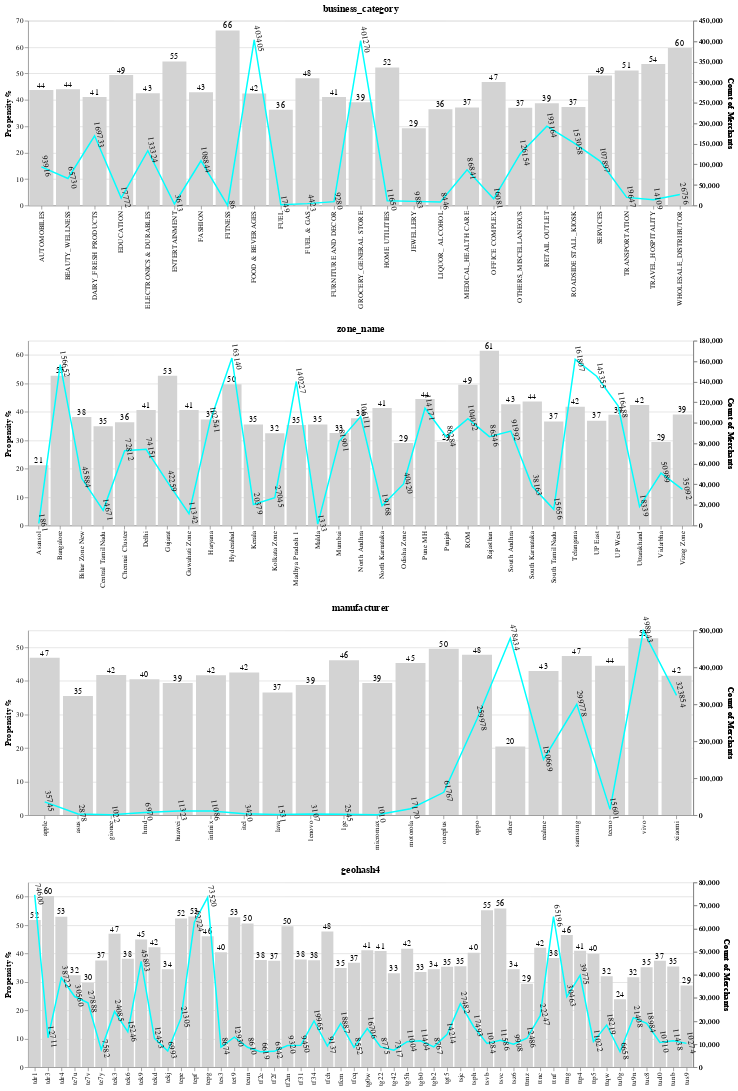

This figure's notebook cell:
### Code cell
cat1.properties(width = 900, height = 250)  & cat2.properties(width = 900, height = 250) & cat3.properties(width = 900, height = 250) & c.properties(width = 900, height = 250)

### Figure 1 — Vega-Lite specification as saved in the notebook (floating-point values rounded to 4 significant figures)
{"usermeta": {"embedOptions": {"theme": "fivethirtyeight"}}, "config": {"view": {"continuousWidth": 400, "continuousHeight": 300}}, "vconcat": [{"layer": [{"mark": {"type": "bar", "color": "lightgrey"}, "encoding": {"x": {"axis": {"title": ""}, "field": "business_category", "type": "nominal"}, "y": {"axis": {"title": "Propensity %"}, "field": "target", "type": "quantitative"}}}, {"mark": {"type": "text", "align": "center", "baseline": "middle", "dy": -6}, "encoding": {"text": {"field": "target", "format": "1.0d", "type": "quantitative"}, "x": {"axis": {"title": ""}, "field": "business_category", "type": "nominal"}, "y": {"axis": {"labels": false, "ticks": false, "title": ""}, "field": "target", "type": "quantitative"}}}, {"mark": {"type": "line", "color": "aqua"}, "encoding": {"x": {"axis": {"title": ""}, "field": "business_category", "type": "nominal"}, "y": {"field": "Count of Merchants", "type": "quantitative"}}}, {"mark": {"type": "text", "align": "center", "angle": 80, "baseline": "middle", "color": "black", "dy": -6}, "encoding": {"text": {"field": "Count of Merchants", "format": "1.0d", "type": "quantitative"}, "x": {"axis": {"title": ""}, "field": "business_category", "type": "nominal"}, "y": {"field": "Count of Merchants", "type": "quantitative"}}}], "data": {"name": "data-f1636b7d7f38d0c9c1b18281ce433597"}, "height": 250, "resolve": {"scale": {"y": "independent"}}, "title": "business_category", "width": 900}, {"layer": [{"mark": {"type": "bar", "color": "lightgrey"}, "encoding": {"x": {"axis": {"title": ""}, "field": "zone_name", "type": "nominal"}, "y": {"axis": {"title": "Propensity %"}, "field": "target", "type": "quantitative"}}}, {"mark": {"type": "text", "align": "center", "baseline": "middle", "dy": -6}, "encoding": {"text": {"field": "target", "format": "1.0d", "type": "quantitative"}, "x": {"axis": {"title": ""}, "field": "zone_name", "type": "nominal"}, "y": {"axis": {"labels": false, "ticks": false, "title": ""}, "field": "target", "type": "quantitative"}}}, {"mark": {"type": "line", "color": "aqua"}, "encoding": {"x": {"axis": {"title": ""}, "field": "zone_name", "type": "nominal"}, "y": {"field": "Count of Merchants", "type": "quantitative"}}}, {"mark": {"type": "text", "align": "center", "angle": 80, "baseline": "middle", "color": "black", "dy": -6}, "encoding": {"text": {"field": "Count of Merchants", "format": "1.0d", "type": "quantitative"}, "x": {"axis": {"title": ""}, "field": "zone_name", "type": "nominal"}, "y": {"field": "Count of Merchants", "type": "quantitative"}}}], "data": {"name": "data-2f2ffc687b28237a3b8e2d390bbbf4e3"}, "height": 250, "resolve": {"scale": {"y": "independent"}}, "title": "zone_name", "width": 900}, {"layer": [{"mark": {"type": "bar", "color": "lightgrey"}, "encoding": {"x": {"axis": {"title": ""}, "field": "manufacturer", "type": "nominal"}, "y": {"axis": {"title": "Propensity %"}, "field": "target", "type": "quantitative"}}}, {"mark": {"type": "text", "align": "center", "baseline": "middle", "dy": -6}, "encoding": {"text": {"field": "target", "format": "1.0d", "type": "quantitative"}, "x": {"axis": {"title": ""}, "field": "manufacturer", "type": "nominal"}, "y": {"axis": {"labels": false, "ticks": false, "title": ""}, "field": "target", "type": "quantitative"}}}, {"mark": {"type": "line", "color": "aqua"}, "encoding": {"x": {"axis": {"title": ""}, "field": "manufacturer", "type": "nominal"}, "y": {"field": "Count of Merchants", "type": "quantitative"}}}, {"mark": {"type": "text", "align": "center", "angle": 80, "baseline": "middle", "color": "black", "dy": -6}, "encoding": {"text": {"field": "Count of Merchants", "format": "1.0d", "type": "quantitative"}, "x": {"axis": {"title": ""}, "field": "manufacturer", "type": "nominal"}, "y": {"field": "Count of Merchants", "type": "quantitative"}}}], "data": {"name": "data-97aee224a8b3eec562a3e57ee17c2f83"}, "height": 250, "resolve": {"scale": {"y": "independent"}}, "title": "manufacturer", "width": 900}, {"layer": [{"mark": {"type": "bar", "color": "lightgrey"}, "encoding": {"x": {"axis": {"title": ""}, "field": "geohash4", "type": "nominal"}, "y": {"axis": {"title": "Propensity %"}, "field": "target", "type": "quantitative"}}}, {"mark": {"type": "text", "align": "center", "baseline": "middle", "dy": -6}, "encoding": {"text": {"field": "target", "format": "1.0d", "type": "quantitative"}, "x": {"axis": {"title": ""}, "field": "geohash4", "type": "nominal"}, "y": {"axis": {"labels": false, "ticks": false, "title": ""}, "field": "target", "type": "quantitative"}}}, {"mark": {"type": "line", "color": "aqua"}, "encoding": {"x": {"axis": {"title": ""}, "field": "geohash4", "type": "nominal"}, "y": {"field": "Count of Merchants", "type": "quantitative"}}}, {"mark": {"type": "text", "align": "center", "angle": 80, "baseline": "middle", "color": "black", "dy": -6}, "encoding": {"text": {"field": "Count of Merchants", "format": "1.0d", "type": "quantitative"}, "x": {"axis": {"title": ""}, "field": "geohash4", "type": "nominal"}, "y": {"field": "Count of Merchants", "type": "quantitative"}}}], "data": {"name": "data-f84f4677baa3cdd1adbbc431b3a63f97"}, "height": 250, "resolve": {"scale": {"y": "independent"}}, "title": "geohash4", "width": 900}], "$schema": "https://vega.github.io/schema/vega-lite/v4.17.0.json", "datasets": {"data-f1636b7d7f38d0c9c1b18281ce433597": [{"business_category": "AUTOMOBILES", "target": 43.77, "Count of Merchants": 93916}, {"business_category": "BEAUTY_WELLNESS", "target": 43.98, "Count of Merchants": 65730}, {"business_category": "DAIRY_FRESH PRODUCTS", "target": 41.13, "Count of Merchants": 169733}, {"business_category": "EDUCATION", "target": 49.45, "Count of Merchants": 17772}, {"business_category": "ELECTRONICS & DURABLES", "target": 42.51, "Count of Merchants": 133324}, {"business_category": "ENTERTAINMENT", "target": 54.58, "Count of Merchants": 3613}, {"business_category": "FASHION", "target": 42.86, "Count of Merchants": 108844}, {"business_category": "FITNESS", "target": 66.28, "Count of Merchants": 86}, {"business_category": "FOOD & BEVERAGES", "target": 42.45, "Count of Merchants": 403405}, {"business_category": "FUEL", "target": 36.25, "Count of Merchants": 1749}, {"business_category": "FUEL & GAS", "target": 48.23, "Count of Merchants": 4423}, {"business_category": "FURNITURE AND DECOR", "target": 41.13, "Count of Merchants": 9280}, {"business_category": "GROCERY_GENERAL STORE", "target": 39.14, "Count of Merchants": 401270}, {"business_category": "HOME UTILITIES", "target": 52.28, "Count of Merchants": 11650}, {"business_category": "JEWELLERY", "target": 29.26, "Count of Merchants": 9883}, {"business_category": "LIQUOR_ ALCOHOL", "target": 36.41, "Count of Merchants": 8446}, {"business_category": "MEDICAL_HEALTH CARE", "target": 37.14, "Count of Merchants": 86841}, {"business_category": "OFFICE COMPLEX", "target": 46.74, "Count of Merchants": 16081}, {"business_category": "OTHERS_MISCELLANEOUS", "target": 36.98, "Count of Merchants": 126154}, {"business_category": "RETAIL OUTLET", "target": 38.73, "Count of Merchants": 193164}, {"business_category": "ROADSIDE STALL_KIOSK", "target": 37.29, "Count of Merchants": 153058}, {"business_category": "SERVICES", "target": 49.22, "Count of Merchants": 107897}, {"business_category": "TRANSPORTATION", "target": 51.16, "Count of Merchants": 19647}, {"business_category": "TRAVEL_HOSPITALITY", "target": 53.58, "Count of Merchants": 14109}, {"business_category": "WHOLESALE_DISTRIBUTOR", "target": 59.65, "Count of Merchants": 26756}], "data-2f2ffc687b28237a3b8e2d390bbbf4e3": [{"zone_name": "Asansol", "target": 21.17, "Count of Merchants": 1861}, {"zone_name": "Bangalore", "target": 52.68, "Count of Merchants": 156652}, {"zone_name": "Bihar Zone New", "target": 38.18, "Count of Merchants": 45884}, {"zone_name": "Central TamilNadu", "target": 34.91, "Count of Merchants": 14671}, {"zone_name": "Chennai Cluster", "target": 36.33, "Count of Merchants": 72812}, {"zone_name": "Delhi", "target": 40.65, "Count of Merchants": 74151}, {"zone_name": "Gujarat", "target": 52.63, "Count of Merchants": 42259}, {"zone_name": "Guwahati Zone", "target": 40.64, "Count of Merchants": 11342}, {"zone_name": "Haryana", "target": 37.27, "Count of Merchants": 102541}, {"zone_name": "Hyderabad", "target": 49.71, "Count of Merchants": 163140}, {"zone_name": "Kerala", "target": 35.47, "Count of Merchants": 20379}, {"zone_name": "Kolkata Zone", "target": 32.44, "Count of Merchants": 27045}, {"zone_name": "Madhya Pradesh 1", "target": 35.29, "Count of Merchants": 140227}, {"zone_name": "Malda", "target": 35.48, "Count of Merchants": 1333}, {"zone_name": "Mumbai", "target": 32.51, "Count of Merchants": 81901}, {"zone_name": "North Andhra", "target": 37.75, "Count of Merchants": 106111}, {"zone_name": "North Karnataka", "target": 41.28, "Count of Merchants": 19168}, {"zone_name": "Odisha Zone", "target": 29.0, "Count of Merchants": 40420}, {"zone_name": "Pune MH", "target": 44.47, "Count of Merchants": 114171}, {"zone_name": "Punjab", "target": 29.36, "Count of Merchants": 86284}, {"zone_name": "ROM", "target": 49.47, "Count of Merchants": 104052}, {"zone_name": "Rajasthan", "target": 61.44, "Count of Merchants": 86546}, {"zone_name": "South Andhra", "target": 42.6, "Count of Merchants": 91992}, {"zone_name": "South Karnataka", "target": 43.63, "Count of Merchants": 38163}, {"zone_name": "South TamilNadu", "target": 36.6, "Count of Merchants": 15656}, {"zone_name": "Telangana", "target": 41.79, "Count of Merchants": 161807}, {"zone_name": "UP East", "target": 36.86, "Count of Merchants": 145355}, {"zone_name": "UP West", "target": 38.93, "Count of Merchants": 116488}, {"zone_name": "Uttarakhand", "target": 42.38, "Count of Merchants": 18339}, {"zone_name": "Vidarbha", "target": 29.37, "Count of Merchants": 50989}, {"zone_name": "Vizag Zone", "target": 39.05, "Count of Merchants": 35092}], "data-97aee224a8b3eec562a3e57ee17c2f83": [{"manufacturer": "apple", "target": 46.81, "Count of Merchants": 35745}, {"manufacturer": "asus", "target": 35.44, "Count of Merchants": 2878}, {"manufacturer": "gionee", "target": 41.68, "Count of Merchants": 1022}, {"manufacturer": "hmd", "target": 40.46, "Count of Merchants": 6970}, {"manufacturer": "huawei", "target": 39.31, "Count of Merchants": 11323}, {"manufacturer": "infinix", "target": 41.63, "Count of Merchants": 11086}, {"manufacturer": "itel", "target": 42.49, "Count of Merchants": 3420}, {"manufacturer": "lava", "target": 36.51, "Count of Merchants": 1531}, {"manufacturer": "lenovo", "target": 38.72, "Count of Merchants": 3107}, {"manufacturer": "lge", "target": 46.13, "Count of Merchants": 2545}, {"manufacturer": "micromax", "target": 39.31, "Count of Merchants": 1010}, {"manufacturer": "motorola", "target": 45.25, "Count of Merchants": 17170}, {"manufacturer": "oneplus", "target": 49.53, "Count of Merchants": 61767}, {"manufacturer": "oppo", "target": 47.74, "Count of Merchants": 259978}, {"manufacturer": "other", "target": 20.45, "Count of Merchants": 478434}, {"manufacturer": "realme", "target": 42.89, "Count of Merchants": 150669}, {"manufacturer": "samsung", "target": 47.35, "Count of Merchants": 299778}, {"manufacturer": "tecno", "target": 44.5, "Count of Merchants": 15601}, {"manufacturer": "vivo", "target": 52.68, "Count of Merchants": 498943}, {"manufacturer": "xiaomi", "target": 41.5, "Count of Merchants": 323854}], "data-f84f4677baa3cdd1adbbc431b3a63f97": [{"geohash4": "tdr1", "target": 51.76, "Count of Merchants": 74600}, {"geohash4": "tdr3", "target": 60.23, "Count of Merchants": 12711}, {"geohash4": "tdr4", "target": 52.93, "Count of Merchants": 38722}, {"geohash4": "te7u", "target": 32.31, "Count of Merchants": 30560}, {"geohash4": "te7v", "target": 29.7, "Count of Merchants": 27888}, {"geohash4": "te7y", "target": 37.47, "Count of Merchants": 7582}, {"geohash4": "tek3", "target": 46.93, "Count of Merchants": 24085}, {"geohash4": "tek6", "target": 38.12, "Count of Merchants": 15246}, {"geohash4": "tek9", "target": 44.89, "Count of Merchants": 45803}, {"geohash4": "tekd", "target": 42.17, "Count of Merchants": 12453}, {"geohash4": "tekj", "target": 34.39, "Count of Merchants": 6993}, {"geohash4": "tepe", "target": 52.3, "Count of Merchants": 21305}, {"geohash4": "tepf", "target": 52.96, "Count of Merchants": 62724}, {"geohash4": "tepg", "target": 46.05, "Count of Merchants": 73520}, {"geohash4": "tes3", "target": 40.43, "Count of Merchants": 8674}, {"geohash4": "tet9", "target": 52.69, "Count of Merchants": 12930}, {"geohash4": "teun", "target": 50.49, "Count of Merchants": 8610}, {"geohash4": "tf2c", "target": 37.72, "Count of Merchants": 6619}, {"geohash4": "tf2f", "target": 37.39, "Count of Merchants": 6842}, {"geohash4": "tf2m", "target": 49.55, "Count of Merchants": 9320}, {"geohash4": "tf31", "target": 37.87, "Count of Merchants": 9450}, {"geohash4": "tf34", "target": 37.6, "Count of Merchants": 19965}, {"geohash4": "tfch", "target": 47.69, "Count of Merchants": 9137}, {"geohash4": "tfcm", "target": 34.83, "Count of Merchants": 18887}, {"geohash4": "tfcq", "target": 36.73, "Count of Merchants": 8552}, {"geohash4": "tg0w", "target": 41.08, "Count of Merchants": 16706}, {"geohash4": "tg22", "target": 40.85, "Count of Merchants": 8775}, {"geohash4": "tg42", "target": 33.01, "Count of Merchants": 7317}, {"geohash4": "tg5h", "target": 41.66, "Count of Merchants": 11004}, {"geohash4": "tgb0", "target": 33.45, "Count of Merchants": 11404}, {"geohash4": "tgb2", "target": 34.41, "Count of Merchants": 8767}, {"geohash4": "tgt5", "target": 35.3, "Count of Merchants": 14214}, {"geohash4": "tsjc", "target": 35.45, "Count of Merchants": 27482}, {"geohash4": "tsph", "target": 40.25, "Count of Merchants": 17493}, {"geohash4": "tsvb", "target": 55.16, "Count of Merchants": 10284}, {"geohash4": "tsvc", "target": 55.8, "Count of Merchants": 11586}, {"geohash4": "tsz6", "target": 34.45, "Count of Merchants": 9908}, {"geohash4": "ttmz", "target": 29.36, "Count of Merchants": 12486}, {"geohash4": "ttnc", "target": 41.96, "Count of Merchants": 22247}, {"geohash4": "ttnf", "target": 38.38, "Count of Merchants": 65196}, {"geohash4": "ttng", "target": 46.46, "Count of Merchants": 30463}, {"geohash4": "ttp4", "target": 40.95, "Count of Merchants": 39775}, {"geohash4": "ttp5", "target": 39.91, "Count of Merchants": 11022}, {"geohash4": "ttqw", "target": 31.97, "Count of Merchants": 18219}, {"geohash4": "tu0g", "target": 23.85, "Count of Merchants": 6658}, {"geohash4": "tu9n", "target": 31.63, "Count of Merchants": 21408}, {"geohash4": "tuc8", "target": 35.17, "Count of Merchants": 18984}, {"geohash4": "tud0", "target": 37.41, "Count of Merchants": 10710}, {"geohash4": "tunb", "target": 35.36, "Count of Merchants": 11438}, {"geohash4": "tus9", "target": 28.71, "Count of Merchants": 10274}]}}
